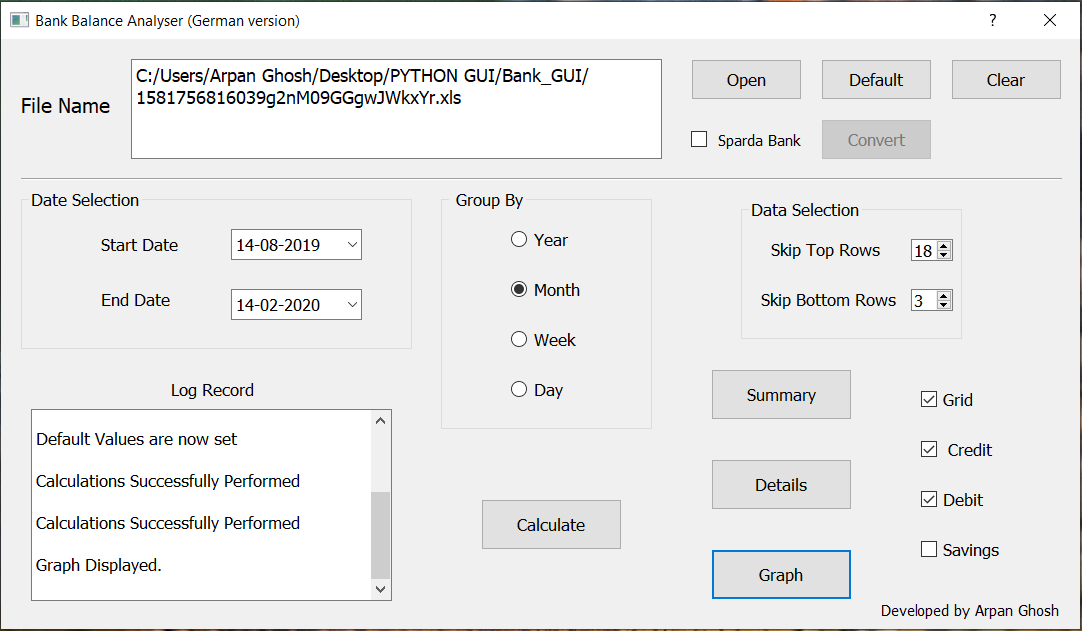
#> input picture myprojects-Python_3/Bank Balance Analyser/Capture.PNG, 1082 x 631 px
$ python Pic_resize.py   (older library calls are emulated)
#> lines starting #> are read from the running program, lines starting #| are printed output that depends on the picture
from PIL import Image
import glob
import io
import os
from pathlib import Path


def compress(original_file, max_size, save_file):
    save_opts = {'optimize': True, 'quality': 95, 'format': 'jpeg'}
    orig_image = Image.open(original_file)
    width, height = orig_image.size
    scales = [scale / 1000 for scale in range(1, 1001)]  # e.g. [0.001, 0.002 ... 1.0]

    lo = 0
    hi = len(scales)

    while lo < hi:
        mid = (lo + hi) // 2

        scaled_size = (int(width * scales[mid]), int(height * scales[mid]))
        resized_file = orig_image.resize(scaled_size, Image.ANTIALIAS)

        file_bytes = io.BytesIO()
        resized_file.save(file_bytes, **save_opts)
        size = file_bytes.tell()
        # print(size, scales[mid])

        if size < max_size:
            lo = mid + 1
        else:
            hi = mid

    scale = scales[max(0, lo-1)]
    print("Using scale:", scale, "to file", original_file)
    orig_image.resize((int(width * scale), int(height * scale)), Image.ANTIALIAS).save(save_file, **save_opts)


def get_output_path(original_path):
    p = Path(original_path)
    if not os.path.exists(str(p.parent)+"\\Resized_files"):
        os.makedirs(str(p.parent)+"\\Resized_files")
    return str(p.parent)+"\\Resized_files\\"+str(p.name)


# folder_path = r"C:\Users\Arpan Ghosh\Desktop\test"
folder_path = input("Enter the folder path : ")
#> the answer given: Bank Balance Analyser
if folder_path[0] == '"':
    folder_path = folder_path[1:-1]
file_list = glob.glob(folder_path+"\\*.*")
# print(file_list)
print("")
for file in file_list:
    try:
        im = Image.open(file)
#> im is the input picture: PIL image 1082x631 RGBA; mean R, G, B, A 234.4, 234.5, 234.5, 255
        im.close()
        outpath = get_output_path(file)
        compress(file, 19900, outpath)
#> the loop in compress, `while lo < hi:` made 1 pass
#> pass 1, in compress, `resized_file = orig_image.resize(scaled_size, Image.ANTIALIAS)`:
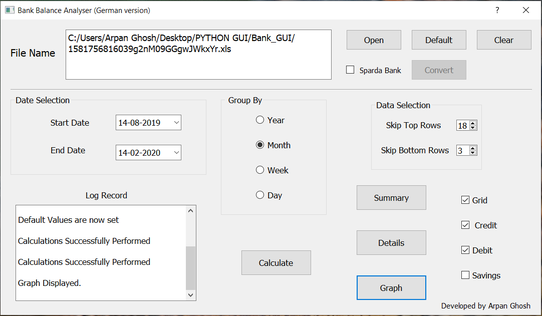
#> resized_file: PIL image 542x316 RGBA; mean R, G, B, A 234.1, 234.2, 234.2, 255
        print("Successfully saved as", outpath, "\n")
    except IOError:
        pass
